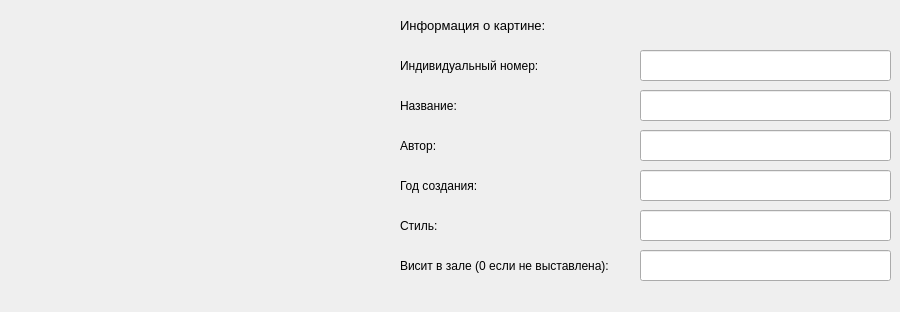
<?xml version="1.0" encoding="UTF-8"?>
<ui version="4.0">
 <class>Form</class>
 <widget class="QWidget" name="Form">
  <property name="geometry">
   <rect>
    <x>0</x>
    <y>0</y>
    <width>900</width>
    <height>312</height>
   </rect>
  </property>
  <property name="windowTitle">
   <string>Статистика</string>
  </property>
  <widget class="QLabel" name="label">
   <property name="geometry">
    <rect>
     <x>400</x>
     <y>10</y>
     <width>351</width>
     <height>31</height>
    </rect>
   </property>
   <property name="font">
    <font>
     <pointsize>10</pointsize>
    </font>
   </property>
   <property name="text">
    <string>Информация о картине:</string>
   </property>
  </widget>
  <widget class="QLabel" name="label_2">
   <property name="geometry">
    <rect>
     <x>400</x>
     <y>50</y>
     <width>231</width>
     <height>31</height>
    </rect>
   </property>
   <property name="text">
    <string>Индивидуальный номер:</string>
   </property>
  </widget>
  <widget class="QLabel" name="label_3">
   <property name="geometry">
    <rect>
     <x>400</x>
     <y>90</y>
     <width>231</width>
     <height>31</height>
    </rect>
   </property>
   <property name="text">
    <string>Название:</string>
   </property>
  </widget>
  <widget class="QLabel" name="label_4">
   <property name="geometry">
    <rect>
     <x>400</x>
     <y>130</y>
     <width>231</width>
     <height>31</height>
    </rect>
   </property>
   <property name="text">
    <string>Автор:</string>
   </property>
  </widget>
  <widget class="QLabel" name="label_5">
   <property name="geometry">
    <rect>
     <x>400</x>
     <y>170</y>
     <width>231</width>
     <height>31</height>
    </rect>
   </property>
   <property name="text">
    <string>Год создания:</string>
   </property>
  </widget>
  <widget class="QLabel" name="label_6">
   <property name="geometry">
    <rect>
     <x>400</x>
     <y>210</y>
     <width>231</width>
     <height>31</height>
    </rect>
   </property>
   <property name="text">
    <string>Стиль:</string>
   </property>
  </widget>
  <widget class="QLabel" name="label_7">
   <property name="geometry">
    <rect>
     <x>400</x>
     <y>250</y>
     <width>231</width>
     <height>31</height>
    </rect>
   </property>
   <property name="text">
    <string>Висит в зале (0 если не выставлена):</string>
   </property>
  </widget>
  <widget class="QLineEdit" name="lineEdit">
   <property name="geometry">
    <rect>
     <x>640</x>
     <y>250</y>
     <width>251</width>
     <height>31</height>
    </rect>
   </property>
  </widget>
  <widget class="QLineEdit" name="style_line">
   <property name="geometry">
    <rect>
     <x>640</x>
     <y>210</y>
     <width>251</width>
     <height>31</height>
    </rect>
   </property>
  </widget>
  <widget class="QLineEdit" name="year_line">
   <property name="geometry">
    <rect>
     <x>640</x>
     <y>170</y>
     <width>251</width>
     <height>31</height>
    </rect>
   </property>
  </widget>
  <widget class="QLineEdit" name="author_line">
   <property name="geometry">
    <rect>
     <x>640</x>
     <y>130</y>
     <width>251</width>
     <height>31</height>
    </rect>
   </property>
  </widget>
  <widget class="QLineEdit" name="name_line">
   <property name="geometry">
    <rect>
     <x>640</x>
     <y>90</y>
     <width>251</width>
     <height>31</height>
    </rect>
   </property>
  </widget>
  <widget class="QLineEdit" name="id_line">
   <property name="geometry">
    <rect>
     <x>640</x>
     <y>50</y>
     <width>251</width>
     <height>31</height>
    </rect>
   </property>
  </widget>
 </widget>
 <resources/>
 <connections/>
</ui>
